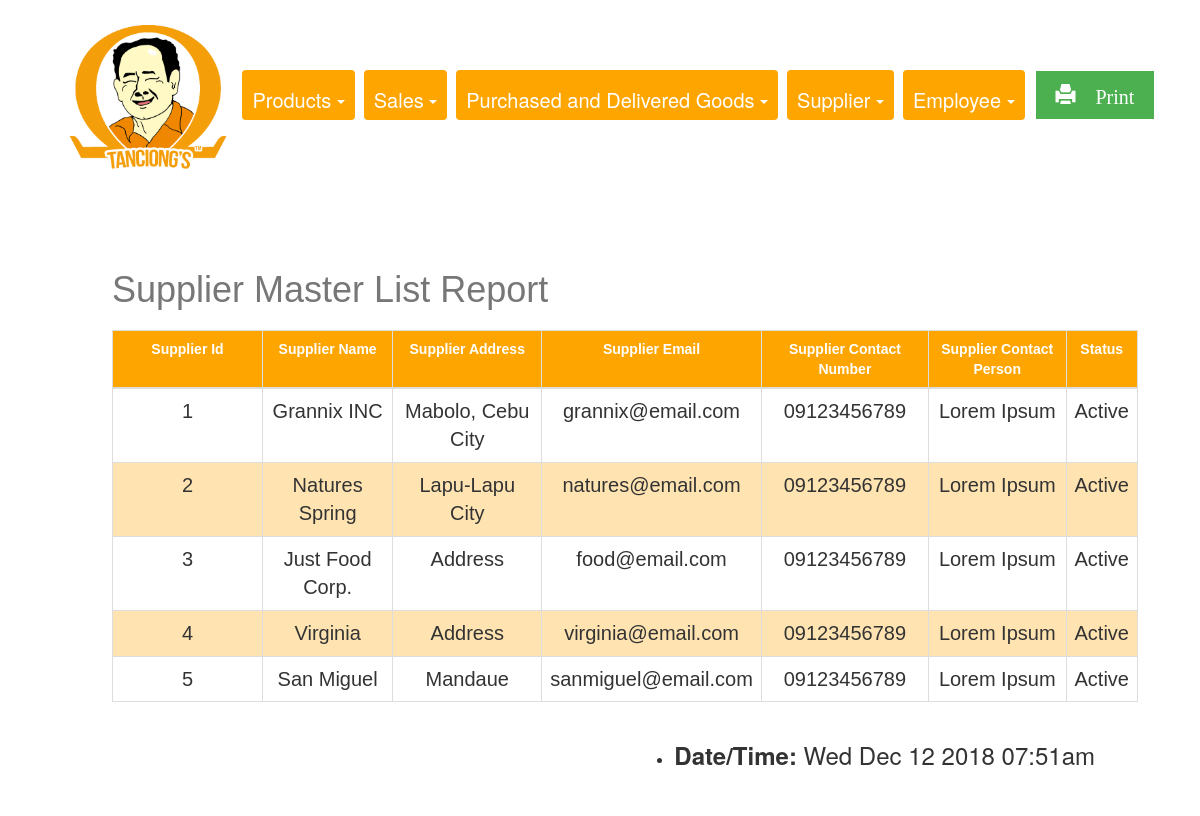
Page /REPORTS/supplierMasterList.php on the committed database.
### tables this page shows
CREATE TABLE `supplier` (
  `supplier_id` int(11) NOT NULL,
  `supplier_name` varchar(255) DEFAULT NULL,
  `supplier_address` varchar(255) DEFAULT NULL,
  `supplier_email` varchar(255) DEFAULT NULL,
  `supplier_contactnumber` varchar(255) DEFAULT NULL,
  `supplier_contactperson` varchar(255) DEFAULT NULL,
  `deleteStatus` tinyint(4) DEFAULT NULL
);

### REPORTS/supplierMasterList.php (the view, shortened to what this page needs)
<!DOCTYPE html>
<html>
<head>
  <link rel="stylesheet" href="https://maxcdn.bootstrapcdn.com/bootstrap/3.3.7/css/bootstrap.min.css">
  <link rel="stylesheet" type="text/css" href="report.css">
</head>
<body>
<center>
<div class="container-fluid1">
<div class= "choices">
<img class="img1" src="pic.png">
<div class="btn-group">
  <a class="btn dropdown-toggle" data-toggle="dropdown">
   Products
    <span class="caret"></span>
  </a>
</div>
<div class="btn-group">
  <a class="btn dropdown-toggle" data-toggle="dropdown">
    Sales
    <span class="caret"></span>
  </a>
</div>
<div class="btn-group">
  <a class="btn dropdown-toggle" data-toggle="dropdown">
   Purchased and Delivered Goods
    <span class="caret"></span>
  </a>
</div>
<div class="btn-group">
  <a class="btn dropdown-toggle" data-toggle="dropdown">
   Supplier
    <span class="caret"></span>
  </a>
</div>
<div class="btn-group">
  <a class="btn dropdown-toggle" data-toggle="dropdown">
   Employee
    <span class="caret"></span>
  </a>
</div>
<div class="btn-group">
  <a class="button" href="supplierPrint.php"  target="_blank"><span class="glyphicon glyphicon-print"> Print</span>
  </a>
</div>
</div>
<div class="container">
<?php
                    require_once 'connection.php'; ?>
                    <br><br><br>
                    <?php
                    $sql = "SELECT supplier.supplier_id, supplier.supplier_name, supplier.supplier_address, supplier.supplier_email, supplier.supplier_contactnumber, supplier.supplier_contactperson, supplier.deleteStatus,
                    CASE WHEN supplier.deleteStatus = 1 THEN 'Not Active' ELSE 'Active' END AS deleteStatus
                    FROM supplier
                    ORDER BY supplier_id ASC";
                    if($result = mysqli_query($conn, $sql)){
                        if(mysqli_num_rows($result) > 0){
                            echo "<center><table class='table'></center>";
                                echo "<thead>";
                                echo "<caption><h1>Supplier Master List Report</h1></caption>";
                                    echo "<tr style='width: 100px;'>";
                                        echo "<th style='width: 150px;'>Supplier Id</th>";
                                        echo "<th>Supplier Name</th>";
                                        echo "<th>Supplier Address</th>";
                                         echo "<th>Supplier Email</th>";
                                        echo "<th>Supplier Contact Number</th>";
                                        echo "<th>Supplier Contact Person</th>";
                                         echo "<th>Status</th>";
                                    echo "</tr>";
                                echo "</thead>";
                                echo "<tbody>";
                                while($row = mysqli_fetch_assoc($result)){
                                    echo "<tr>";
                                        echo "<td> ", "<center>". $row['supplier_id'] . "</center>", "</td>";
                                        echo "<td> ","<center>". $row['supplier_name'] . "</center>","</td>";
                                        echo "<td> ", "<center>". $row['supplier_address'] . "</center>","</td>";
                                        echo "<td>", "<center>". $row['supplier_email'] ."</center>", "</td>";
                                        echo "<td> ", "<center>". $row['supplier_contactnumber'] . "</center>", "</td>";
                                        echo "<td> ", "<center>". $row['supplier_contactperson'] . "</center>", "</td>";
                                        echo "<td> ", "<center>". $row['deleteStatus'] . "</center>", "</td>";
                                    echo "</tr>";
                                }
                                echo "</tbody>";
                        } else{
                            echo "<p class='lead'><em>No records were found.</em></p>";
                        }
                    } else{
                        echo "ERROR: Could not able to execute $sql. " . mysqli_error($conn);
                    }
                    ?>
            <ul class=date>
     <li><h3><b>Date/Time: </b><span id="date"></h3></li>
</ul>
</div>
</div>
</center>
</body>
</html>

### REPORTS/report.css (style rules this page uses)
body { padding-left: 20px; padding-bottom: 30px; padding-top: 0px; }
.container-fluid1 { padding: 5px 20px; padding-top: 10px; }
.btn-group { padding-left: 5px; padding-right: 0px; padding-top: 15px; padding-bottom:15px; }
.btn { background-color: orange; color: white; padding-top: 16px; padding-left: 16px; padding-right: 10px; font-size: 20px; border: none; padding-left: 10px; }
.img1 { width: 170px; }
.table { font-family: "Trebuchet MS", Arial, Helvetica, sans-serif; border-collapse: collapse; margin-left: auto; margin-right: auto; width: 90%; }
.table td, .table th { border: 1px solid #ddd; padding-left: 12px; padding-right: 12px; padding-bottom: 5px; padding-top:12px; font-size: 20px; }
.table tr:nth-child(even) { background-color: #ffe4b2; }
.table th { padding-top: 20px; padding-bottom: 20px; padding-right: 12px; padding-left: 12px; text-align: center; background-color:#ffa500; color: white; font-size: 14px; }
.date { float: right; padding-right:100px; padding-bottom: 0px; font-size: 14px; }
h1 { padding-top: 2px; padding-bottom: 2px; }
.button { background-color: #4CAF50; border: none; color: white; padding-top: 10px; padding-bottom: 10px; padding-right: 20px; padding-left: 20px; text-align: center; text-decoration: none; display: inline-block; font-size: 20px; margin: 4px 2px; cursor: pointer; }

### rows in the picture
supplier: supplier_id "1", supplier_name "Grannix INC", supplier_address "Mabolo, Cebu City", supplier_email "grannix@email.com", supplier_contactnumber "09123456789", supplier_contactperson "Lorem Ipsum", deleteStatus "Active"
supplier: supplier_id "2", supplier_name "Natures Spring", supplier_address "Lapu-Lapu City", supplier_email "natures@email.com", supplier_contactnumber "09123456789", supplier_contactperson "Lorem Ipsum", deleteStatus "Active"
supplier: supplier_id "3", supplier_name "Just Food Corp.", supplier_address "Address", supplier_email "food@email.com", supplier_contactnumber "09123456789", supplier_contactperson "Lorem Ipsum", deleteStatus "Active"
supplier: supplier_id "4", supplier_name "Virginia", supplier_address "Address", supplier_email "virginia@email.com", supplier_contactnumber "09123456789", supplier_contactperson "Lorem Ipsum", deleteStatus "Active"
supplier: supplier_id "5", supplier_name "San Miguel", supplier_address "Mandaue", supplier_email "sanmiguel@email.com", supplier_contactnumber "09123456789", supplier_contactperson "Lorem Ipsum", deleteStatus "Active"
